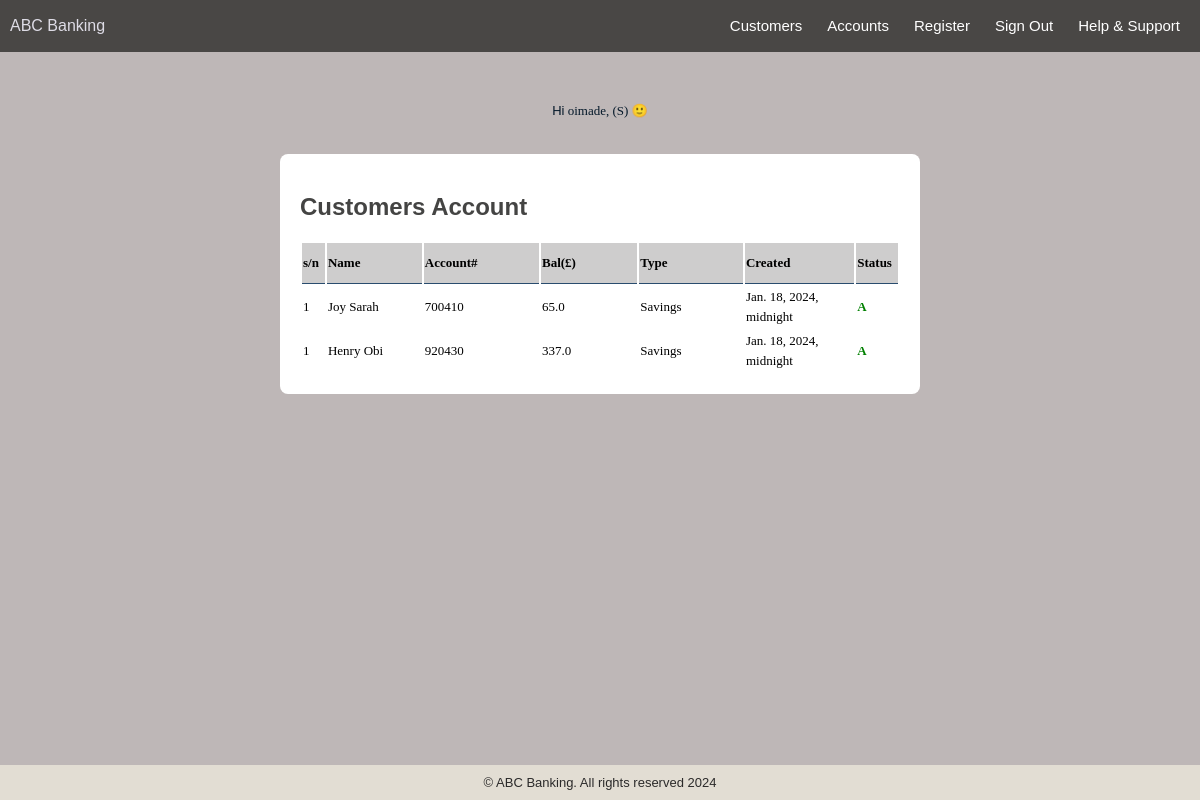
The app's page /Bank_app/accview (signed in) with its own data.
### Bank_app/models.py (models this page shows)
class Account(models.Model):
    aDate = models.DateTimeField()
    status = models.BooleanField(default=False)
    accountNumber = models.IntegerField()
    balance = models.FloatField()
    accountType = models.CharField(max_length=20)
    accountCount = models.IntegerField()
    aUser = models.ForeignKey(User, on_delete=models.CASCADE)

### Bank_app/views.py (the view, shortened to what this page needs)
# urls.py: path("accview", views.Account_View.as_view(), name="accountview"),
@method_decorator(login_required(login_url='adminpg'), name='dispatch')
class Account_View(View):
    def get(self, request):
        allaccounts = Account.objects.select_related('aUser__userprofile').all()
        return render(request, "Bank_app/account_view.html", {"allaccounts":allaccounts})

### Bank_app/templates/Bank_app/account_view.html (shortened to what this page needs)
{% load static %}
<!DOCTYPE html>
<html lang="en">
<head>
    <link rel="stylesheet" type="text/css" href="{% static "Bank_app/ui.css" %}">
</head>
<body>
    {% include 'Bank_app/header.html' %}
    {% include 'Bank_app/normal_super_user.html' %}
    <div id="main-container">
        <h2>Customers Account </h2>
        <table>
            <tr>
              <th class="sizeAcc">s/n</th>
              <th class="tl_header">Name</th>
              <th class="tl_header">Account#</th>
              <th class="tl_header">Bal(£)</th>
              <th class="tl_header">Type</th>
              <th class="tl_header">Created</th>
              <th class="sizeAcc">Status</th>
            </tr>
            {% for account in allaccounts %}
            <tr class="trData">
              <td>1</td>
              <td>{{ account.aUser.first_name}}</td>
              <td>{{ account.accountNumber}}</td>
              <td>{{ account.balance}}</td>
              <td>{{ account.accountType}}</td>
              <td>{{ account.aDate}}</td>
              <td>
                {% if account.status == 1 %}
                    <a href="{% url 'accountedit' account.aUser_id  %}" style="color: green; font-weight: bold; font-family: Verdana; text-decoration: none;"> A </a>
                {% else %}
                    <a href="{% url 'accountedit' account.aUser_id %}" style="color: rgb(236, 5, 5); font-weight: bold; font-family: Verdana; text-decoration: none;">D </a>
                {% endif %}
              </td>
            </tr>
            {% endfor %}
          </table>
    </div>
    {% include 'Bank_app/footer.html' %}
</body>
</html>

### Bank_app/templates/Bank_app/normal_super_user.html
<p style="font-size: small; display: block; color: rgb(4, 24, 41);"> Hi<span style="font-family:Impact;">
    {% if request.user.is_superuser %}
        {{ request.user.username }}, (S)
    {% else %}
        {{ request.user.username }},
    {% endif %}
    &#128578;</span></p>

### Bank_app/static/Bank_app/ui.css (style rules this page uses)
body { background-color: rgb(190, 183, 183); margin: 0; padding: 0; display: flex; flex-direction: column; align-items: center; min-height: 100vh; }
#main-container { background-color: rgb(255, 255, 255); padding: 20px; border-radius: 8px; width: 80%; max-width: 600px; margin: 20px auto; }
h2 { font-family: 'Arial Black', sans-serif; color: #444443; }
p { font-family: Arial, Helvetica, sans-serif; text-align: justify; line-height: 1.5em; }
.trData { font-family: 'Lucida Sans', 'Lucida Sans Regular', 'Lucida Grande', 'Lucida Sans Unicode'; font-size: small; line-height: 20px; }
.tl_header { background-color: #cecdcd; line-height: 38px; font-size: small; font-family: 'Lucida Sans', 'Lucida Sans Regular', 'Lucida Grande', 'Lucida Sans Unicode'; border-bottom: 1px solid #294c6e; text-align: left; width: 3%; }
.sizeAcc { line-height: 38px; background-color: #cecdcd; font-size: small; font-family: 'Lucida Sans', 'Lucida Sans Regular', 'Lucida Grande', 'Lucida Sans Unicode'; border-bottom: 1px solid #294c6e; text-align: left; width: 0.25%; }

### records on screen
Account: aUser.first_name "Joy Sarah", accountNumber "700410", balance "65.0", accountType "Savings", aDate "Jan. 18, 2024, midnight", status "A"
Account: aUser.first_name "Henry Obi", accountNumber "920430", balance "337.0", accountType "Savings", aDate "Jan. 18, 2024, midnight", status "A"

### other values on screen
{{ request.user.username }} "oimade"
